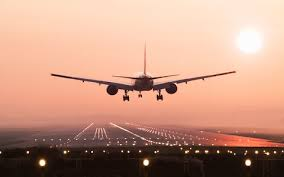
%> input picture AO/lab1/index.jpeg, 284 x 177 px
$ octave lab1_2.m   (GNU Octave 9; MATLAB toolbox functions it lacks are replaced by stand-ins)
%> lines starting %> are read from the running program, lines starting %| are printed output that depends on the picture
clear; clc;

im = imread('index.jpeg');
%> im is the input picture: size 177x284x3 uint8; mean R, G, B 196.4, 150.8, 130.5
im = double(im)/255; %normalizacaja
%> im: size 177x284x3 double
[x,y,z] = size(im); % y = size(im,2);
%> x = 177; y = 284; z = 3

imshow(im);
imshow(im(:,:,3)); %tylko trzeci kanal
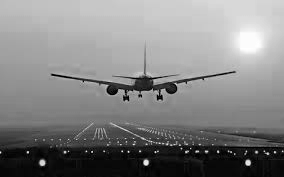
%> displayed picture: size 177x284, on the screen's scale of 0 to 255; min 0, max 255, mean 130.5

bim = im;
bim(:,:,[1,2]) = 0; %tylko niebieski
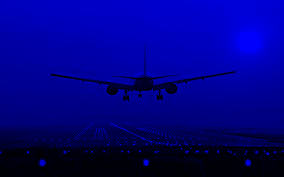
%> bim: size 177x284x3 double; mean R, G, B 0, 0, 0.512
imshow(bim);

gim = mean(im,3); %srednia w trzecim kierunku
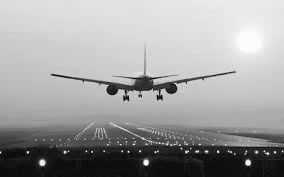
%> gim: size 177x284 double; min 0.017, max 0.997, mean 0.624
imshow(gim);  % w odcieniach szarosci

%dim = max(im,3);
%imshow(dim);

YUV = [.299, .587, .114];
YUV = permute(YUV,[1,3,2]); % 1,3,1 -> 1,1,3 wymiary
YUV = repmat(YUV,[x,y,1]); %powielenie
gim = sum(im.*YUV,3);
imshow(gim);
